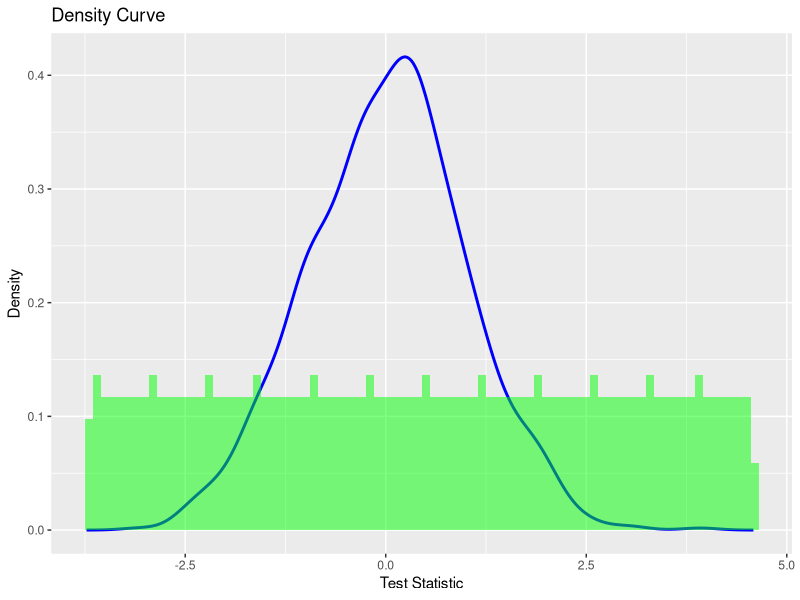

Source code (R): (Note: this script raises an error after producing the figure.)
library(testthat)
library(ggplot2)

permutation_test = function (group.labels, responses, num_reps, alpha = 0.05) {
  #Check to make sure it is a valid test
  if (!is.numeric(num_reps) || num_reps <= 0) {
    stop("Can not have negative permutations")
  }
  
  #Find the test statistic
  group1 = responses[group.labels==1]
  group2 = responses[group.labels==2]
  p1.hat = mean(group1)
  p2.hat = mean(group2)
  observed_test_statistic = (p1.hat-p2.hat) / sqrt((p1.hat*(1 -p1.hat)) / length(group1)+(p2.hat*(1 - p2.hat)) / length(group2))
  
  #Process to do the permutations with the different sample groups
  permuted_test_statistics = numeric(num_reps)
  for (i in seq_len(num_reps)) {
    permuted_labels = sample(group.labels)  # Randomize the group labels
    perm_group1 = responses[permuted_labels == 1] #Place the randomized responses into their respective groups
    perm_group2 = responses[permuted_labels == 2] 
    perm_p1.hat = mean(perm_group1) #Calculate the statistic mean
    perm_p2.hat = mean(perm_group2)
    permuted_test_statistics[i] = (perm_p1.hat - perm_p2.hat) / 
      sqrt((perm_p1.hat * (1 - perm_p1.hat)) / length(perm_group1) + (perm_p2.hat * (1 - perm_p2.hat)) / length(perm_group2))
  }
  
  #Null Mean and Standard Deviation
  null_mean = 0  
  null_sd = sqrt((p1.hat * (1 - p1.hat)) / length(group1) + (p2.hat * (1 - p2.hat)) / length(group2))
  
  #PLotting function to display the data
  data = rnorm(1000, mean = 0, sd = 1)
  density_data = density(data) #Find the density
  density_df = data.frame(x = density_data$x, y = density_data$y) #Density data frame
  ggplot(density_df, aes(x = x, y = y)) + #Plotting function
    geom_line(color = "blue", size = 1) +      #Plot the curve for the density
    geom_histogram(aes(y = ..density..), binwidth = 0.1, fill = "green", alpha = 0.5) +  # Plot histogram with density scale
    labs(title = "Density Curve", x = "Test Statistic", y = "Density") +
    theme_grey()
}

# Example usage
set.seed(1)
n = 50
p1 = 0.6
p2 = 0.4
responses = c(rbinom(n, 1, p1), rbinom(n, 1, p2))
group.labels = c(rep(1, n), rep(2, n))
permutation_test(group.labels, responses, num_reps = 1000)

set.seed(2)
n = 70
p1 = 0.4
p2 = 0.9
responses = c(rbinom(n, 1, p1), rbinom(n, 1, p2))
group.labels = c(rep(1, n), rep(2, n))
permutation_test(group.labels, responses, num_reps = -10)

test_that("Permutation test works", permutation_test(c(rep(1, n), rep(2, n)), c(rbinom(n, 1, .4), rbinom(n, 1, .6)), num_reps = 1000))
